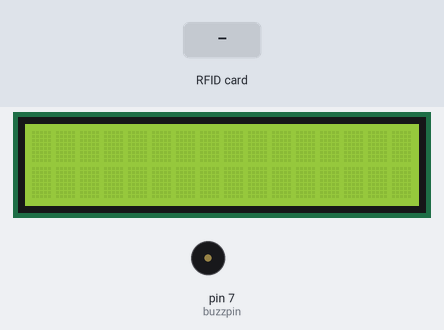
Recording of a sketch running on a simulated Arduino Uno, built with avr-gcc and run on an emulated ATmega328P. Shown: 16×2 character LCD, buzzer (waves = sounding). The test bench sets the inputs (shaded band). What the sketch prints to the serial monitor is not drawn.

Above: at 1.3 s.
1.4 s: RFID card 5E 7A 19 C4 held to the reader
At 2.3 s:
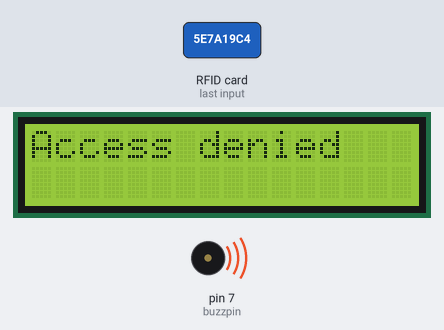
2.9 s: RFID card 35 93 22 4F held to the reader
At 4.9 s:
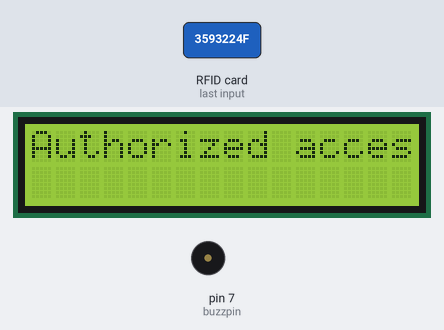
Timing chart, 0 to 6.4 s (numbered marks = the images above; inputs shaded):
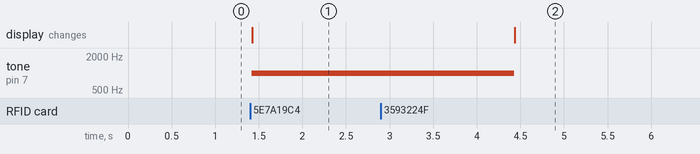

Measured:
- after the input at 1.4 s, tone on pin 7 (buzzpin): silent → 1000 Hz at once; the display: changes at once (image 1)
- after the input at 2.9 s, tone on pin 7 (buzzpin): 1000 Hz → silent after 1.5 s; the display: changes after 1.5 s (image 2)

The sketch:

RFID.ino
```cpp
#include <SPI.h>
#include <MFRC522.h>
#include <LiquidCrystal.h>

#define SS_PIN 10
#define RST_PIN 9
MFRC522 mfrc522(SS_PIN, RST_PIN);   // Create MFRC522 instance.

const int rs = 6, en = 5, d4 = 4, d5 = 3, d6 = 2, d7 = 8;
LiquidCrystal lcd(rs, en, d4, d5, d6, d7);

const int buzzpin = 7;

void setup()
{
  lcd.begin(16, 2);
  pinMode(buzzpin,OUTPUT);
  Serial.begin(9600);   // Initiate a serial communication
  SPI.begin();      // Initiate  SPI bus
  mfrc522.PCD_Init();   // Initiate MFRC522
  Serial.println("Approximate your card to the reader...");
  Serial.println();

}
void loop()
{
  // Look for new cards
  if ( ! mfrc522.PICC_IsNewCardPresent())
  {
    return;
  }
  // Select one of the cards
  if ( ! mfrc522.PICC_ReadCardSerial())
  {
    return;
  }
  //Show UID on serial monitor
  Serial.print("UID tag :");
  String content= "";
  byte letter;
  for (byte i = 0; i < mfrc522.uid.size; i++)
  {
     Serial.print(mfrc522.uid.uidByte[i] < 0x10 ? " 0" : " ");
     Serial.print(mfrc522.uid.uidByte[i], HEX);
     content.concat(String(mfrc522.uid.uidByte[i] < 0x10 ? " 0" : " "));
     content.concat(String(mfrc522.uid.uidByte[i], HEX));
  }
  Serial.println();
  Serial.print("Message : ");
  content.toUpperCase();
  if (content.substring(1) == "35 93 22 4F") //change here the UID of the card/cards that you want to give access
  {
    Serial.println("Authorized access");
    Serial.println();
    noTone(buzzpin);
    lcd.setCursor(0, 0);
    lcd.clear();
    lcd.print("Authorized access");
    delay(3000);
  }

 else   {
    Serial.println(" Access denied");
    tone(buzzpin, 1000);
    lcd.setCursor(0, 0);
    lcd.clear();
    lcd.print("Access denied");
    delay(3000);
  }
}
```

zabice.c
```cpp
// Joystick var
int sX = A0;     //joystick x axis, analog input
int sY = A1;     //joystick y axis, analog input
int sSX;         //state of x, reading from sX
int sSY;         //state of y, reading from sY
int sS;          //converted state

void setup() {

  pinMode(sX, INPUT);
  pinMode(sY, INPUT);

  Serial.begin(9600);
}

void loop() {

  //stick stuff
  sSX = analogRead(sX); //reading x axis input
  delay(100);
  sSY = analogRead(sY); //reading y axis input

  //converting y and x inputs to 4 possibilities. 0 and 1023 are the maximum values on each axis of the joystick
  sS=0;
  switch (sSX) {
    case 0:
          sS=1;      // Left
          Serial.print(sS);
          Serial.print(";");
          break;
    case 1023:
          sS=2;      // Right
          Serial.print(sS);
          Serial.print(";");
          break;
  }
  switch (sSY) {
    case 0:
          sS=3;      // Up
          Serial.println(sS);
          break;
    case 1023:
          sS=4;      // Down
          Serial.println(sS);
          break;
  }
}
```
